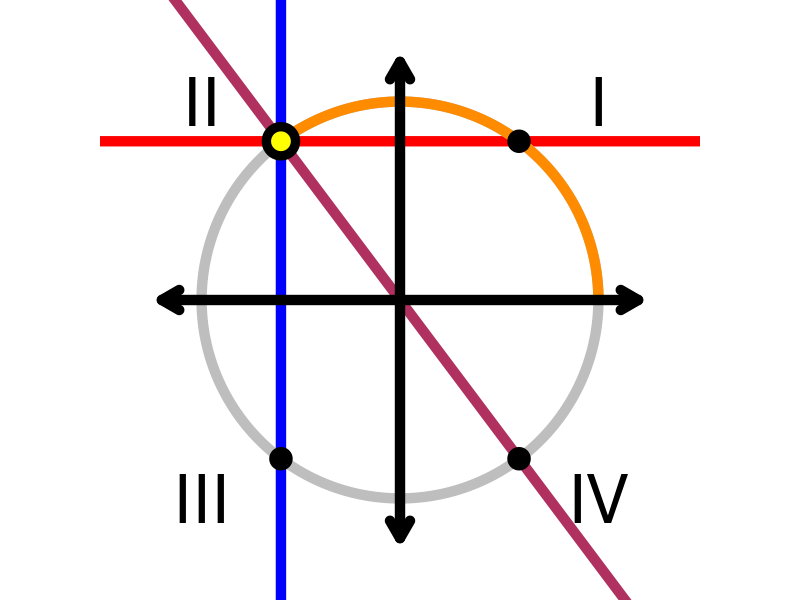

Reproduce this figure in R.
png("sct_art.png",640,480)
par(mar=c(0,0,0,0),pty="s")

plot(0,0,"n",xlim=c(-1.4,1.4),ylim=c(-1.4,1.4),axes=F,ann=F)

lwd = 10
x = -0.6
y = 0.8
th = atan2(y,x)
abline(h=y,col="red",lwd=lwd)
abline(v=x,col="blue",lwd=lwd)
abline(0,y/x,col="maroon",lwd=lwd)
# points(x,y,pch=19,col="white",cex=2.5)
# points(x,y,pch=19,col="black",cex=2)
th = seq(0,2*pi,pi/360)
lines(cos(th),sin(th),col="grey",lwd=lwd)
tt = seq(0,atan2(y,x),pi/360)
lines(cos(tt),sin(tt),lwd=lwd,col="darkorange")
points(x,y,pch=19,col="black",cex=5)
points(x,y,pch=19,col="yellow",cex=2.5)
arrows(-1.2,0,1.2,0,0.2,30,3,lwd=lwd)
arrows(0,-1.2,0,1.2,0.2,30,3,lwd=lwd)

points(-x,y,pch=19,col="black",cex=3)
points(x,-y,pch=19,col="black",cex=3)
points(-x,-y,pch=19,col="black",cex=3)

cex=4
qd = 1
text(qd,qd,"I",cex=cex)
text(-qd,qd,"II",cex=cex)
text(-qd,-qd,"III",cex=cex)
text(qd,-qd,"IV",cex=cex)



dev.off()
